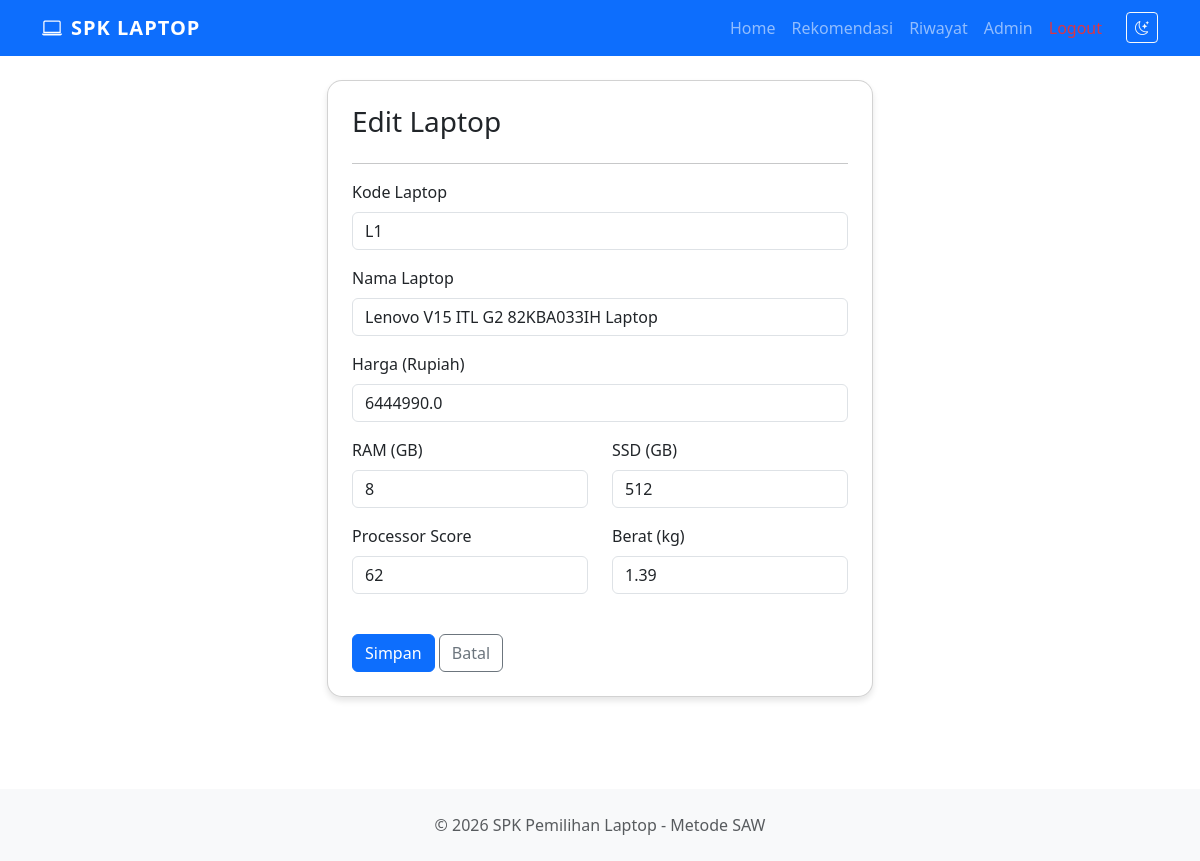
The app's page /admin/laptop/edit/1 (signed in) with its own data.
### models.py (models this page shows, shortened)
class Laptop(db.Model):
    __tablename__ = 'laptop'
    id = db.Column(db.Integer, primary_key=True)
    kode = db.Column(db.String(10), unique=True, nullable=False)
    nama_laptop = db.Column(db.String(100), nullable=False)
    harga = db.Column(db.Float, nullable=False)
    ram = db.Column(db.Integer, nullable=False)
    ssd = db.Column(db.Integer, nullable=False)
    processor_score = db.Column(db.Integer, nullable=False)
    berat = db.Column(db.Float, nullable=False)

### routes/admin.py (the view, shortened to what this page needs)
@admin_bp.route('/laptop/edit/<int:id>', methods=['GET', 'POST'])
def laptop_edit(id):
    laptop = Laptop.query.get_or_404(id)
    return render_template('admin/laptop_form.html', laptop=laptop, action='Edit')

### routes/admin.py (called while the page is built)
@admin_bp.before_request
def check_admin():
    if session.get('role') != 'admin':
        flash('Anda tidak memiliki akses ke halaman admin', 'danger')
        return redirect(url_for('auth.login'))

### templates/admin/laptop_form.html
{% extends 'base.html' %}
{% block content %}
<div class="container">
    <div class="row justify-content-center">
        <div class="col-md-6">
            <div class="card p-4">
                <h3>{{ action }} Laptop</h3>
                <hr>
                <form method="POST">
                    <div class="mb-3">
                        <label class="form-label">Kode Laptop</label>
                        <input type="text" name="kode" class="form-control" value="{{ laptop.kode if laptop else '' }}" required>
                    </div>
                    <div class="mb-3">
                        <label class="form-label">Nama Laptop</label>
                        <input type="text" name="nama_laptop" class="form-control" value="{{ laptop.nama_laptop if laptop else '' }}" required>
                    </div>
                    <div class="mb-3">
                        <label class="form-label">Harga (Rupiah)</label>
                        <input type="number" name="harga" class="form-control" value="{{ laptop.harga if laptop else '' }}" required>
                    </div>
                    <div class="row">
                        <div class="col-md-6 mb-3">
                            <label class="form-label">RAM (GB)</label>
                            <input type="number" name="ram" class="form-control" value="{{ laptop.ram if laptop else '' }}" required>
                        </div>
                        <div class="col-md-6 mb-3">
                            <label class="form-label">SSD (GB)</label>
                            <input type="number" name="ssd" class="form-control" value="{{ laptop.ssd if laptop else '' }}" required>
                        </div>
                    </div>
                    <div class="row">
                        <div class="col-md-6 mb-3">
                            <label class="form-label">Processor Score</label>
                            <input type="number" name="processor_score" class="form-control" value="{{ laptop.processor_score if laptop else '' }}" required>
                        </div>
                        <div class="col-md-6 mb-3">
                            <label class="form-label">Berat (kg)</label>
                            <input type="number" step="0.01" name="berat" class="form-control" value="{{ laptop.berat if laptop else '' }}" required>
                        </div>
                    </div>
                    <div class="mt-4">
                        <button type="submit" class="btn btn-primary">Simpan</button>
                        <a href="{{ url_for('admin.laptop_index') }}" class="btn btn-outline-secondary">Batal</a>
                    </div>
                </form>
            </div>
        </div>
    </div>
</div>
{% endblock %}

### templates/base.html (style rules this page uses)
:root { --primary-color: #0d6efd; --secondary-color: #6c757d; }
body { font-family: 'Segoe UI', Tahoma, Geneva, Verdana, sans-serif; transition: background-color 0.3s, color 0.3s; }
.card { border-radius: 15px; box-shadow: 0 4px 6px rgba(0,0,0,0.1); margin-bottom: 20px; }

### records on screen
Laptop: kode "L1", nama_laptop "Lenovo V15 ITL G2 82KBA033IH Laptop", harga "6444990.0", ram "8", ssd "512", processor_score "62", berat "1.39"

### other values on screen
{{ action }} "Edit"
